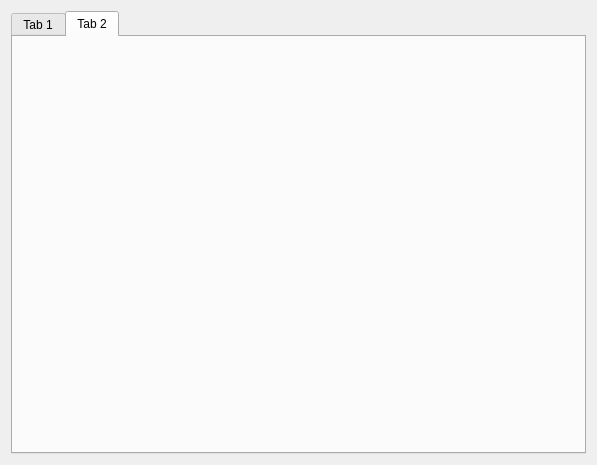
<?xml version="1.0" encoding="UTF-8"?>
<ui version="4.0">
 <class>Form</class>
 <widget class="QWidget" name="Form">
  <property name="geometry">
   <rect>
    <x>0</x>
    <y>0</y>
    <width>597</width>
    <height>465</height>
   </rect>
  </property>
  <property name="windowTitle">
   <string>Form</string>
  </property>
  <layout class="QGridLayout" name="gridLayout">
   <item row="0" column="0">
    <widget class="QTabWidget" name="tabWidget">
     <property name="currentIndex">
      <number>1</number>
     </property>
     <widget class="QWidget" name="PatientView">
      <attribute name="title">
       <string>Tab 1</string>
      </attribute>
     </widget>
     <widget class="QWidget" name="StudyView">
      <attribute name="title">
       <string>Tab 2</string>
      </attribute>
     </widget>
    </widget>
   </item>
  </layout>
 </widget>
 <resources/>
 <connections/>
</ui>
